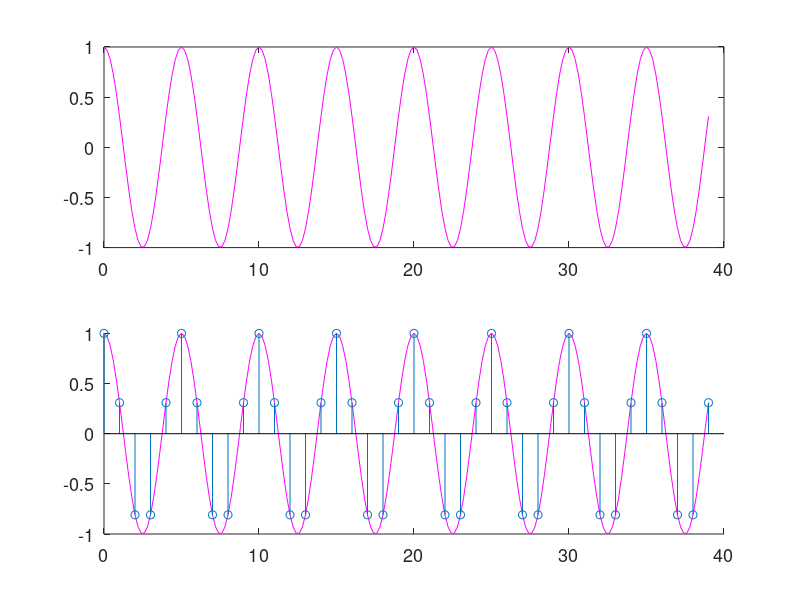
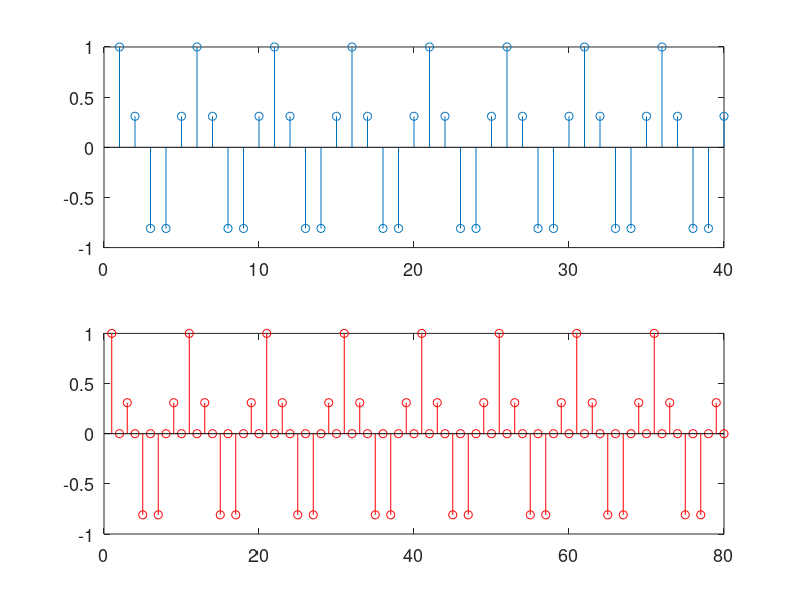
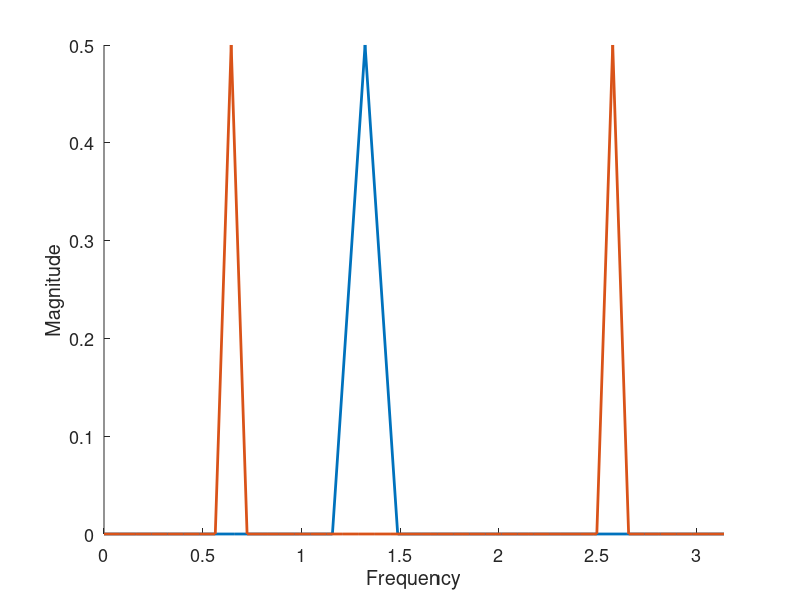

Here is the MATLAB script that generated these plots, in order:
% file: e9_7_cosine_upsampled_L4_.m 
% time and spectral plots for upsampled cos(0.4pi n) by factor L=4     
% The 0.4pi frequency upsamples to (0.1pi, 0.4pi, 0.6pi, 0.9pi) replicas 
clear; close all; set(0,'defaultAxesFontSize',13);
fpv = [0 100 450 120]; % position and size vector for figures
L = 2;                 % upsampling factor
N = 5;                 % number of sample points N = 2*pi/W_0 per cycle. W_0 = 2/5 pi = 0.4pi
Nf = 8*N;              % increase number of sample points (# cycles) for fft resolution improvement
nf = [0:1:Nf-1];       % indices of samples
xf = cos(2*pi/N*nf);   % sampled signal

% plot continuous-time cosine overlaid with 5 samples/cycle
t = [0:0.2:Nf-1];     
x = cos(2*pi/N*t);
figure; subplot (2,1,1); plot(t,x,'m'); subplot (2,1,2); hold on; plot(t,x,'m'); stem(nf,xf);

temp = [xf; zeros(L-1,length(xf))]; yf=temp(:)'; % yf is xf upsampled (zero-stuffed) by factor L
ny = length(yf);
figure; subplot(2,1,1); stem(xf); subplot(2,1,2); stem(yf,'r');
% calculate ffts (DFT)
fx = fft(xf); fx = fx(1:length(fx)/2);  % show just 0 to pi range in plots
fy = fft(yf); fy = fy(1:length(fy)/2); 
w = linspace(0,pi,Nf/2);                % frequency omega range (0 to pi)
wy = linspace(0,pi,ny/2);               % frequency omega range (0 to pi)
% draw smooth plots of DFTs 
figure; hold on; axis tight;
plot(w,abs(fx/Nf), 'LineWidth', 2);     % scale ffts by 1/N to get proper magnitude 
plot(wy,abs(fy/Nf),'LineWidth', 2);     
xlabel('Frequency'); ylabel('Magnitude')
